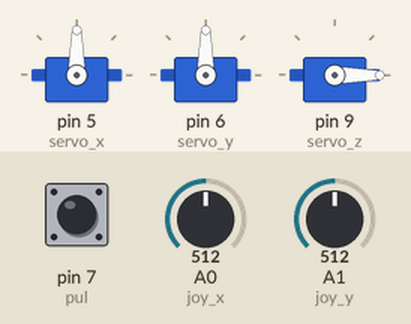
Simulated run of this sketch. Board: Arduino Uno, built with avr-gcc and run on an emulated ATmega328P. Shown: 3 × servo. The test bench sets the inputs (shaded band); at power-on: A0 (joy_x) = 512, A1 (joy_y) = 512, pin 7 (pul) HIGH.

Above: at 1.2 s.
1.3 s: A0 (joy_x) set to 716
At 2.5 s:
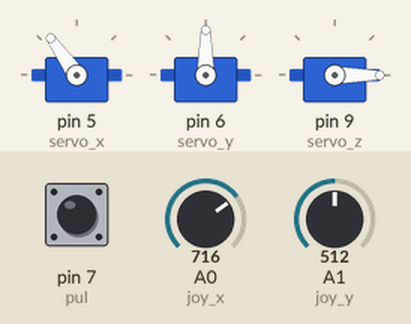
2.8 s: A1 (joy_y) set to 716
At 3.6 s:
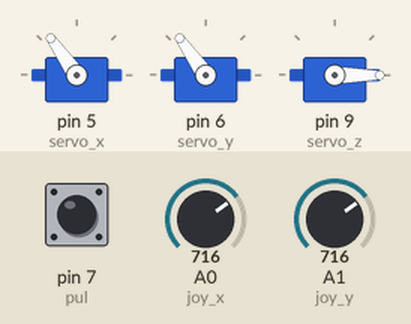
4.3 s: pin 7 (pul) pulled LOW for 0.15 s
At 4.38 s:
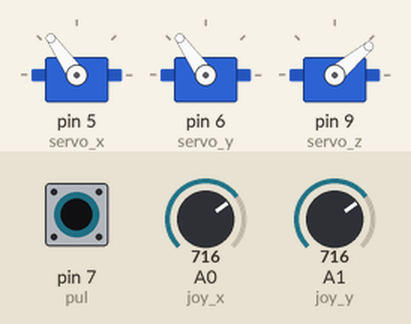
5.9 s: A0 (joy_x) set to 900
At 7.0 s:
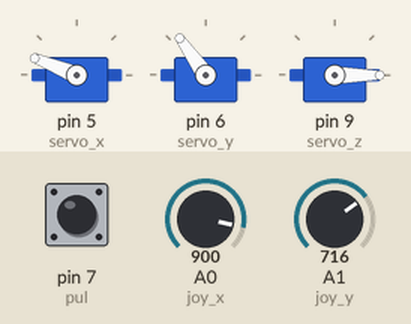
7.4 s: A1 (joy_y) set to 900
At 8.4 s:
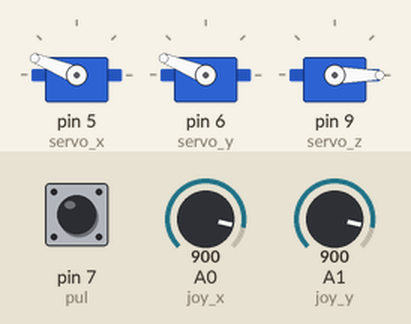
8.9 s: pin 7 (pul) pulled LOW for 1 s
At 9.4 s:
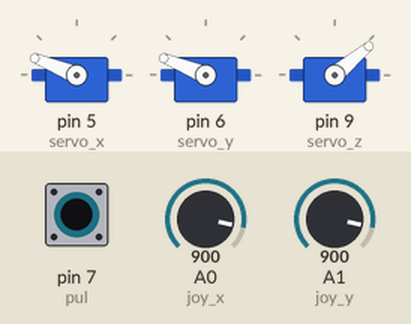
Timing chart, 0 to 11.9 s (numbered marks = the images above; inputs shaded):
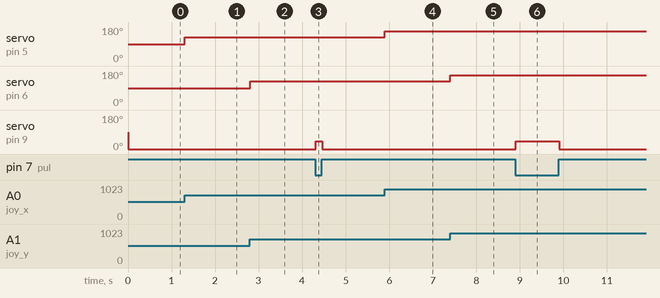

Measured:
- after the input at 1.3 s, servo on pin 5 (servo_x): 90° → 125° at once
- after the input at 2.8 s, servo on pin 6 (servo_y): 90° → 125° at once
- after the input at 4.3 s, servo on pin 9 (servo_z): 0° → 40° at once, → 0° 0.15 s later
- after the input at 5.9 s, servo on pin 5 (servo_x): 125° → 158° at once
- after the input at 7.4 s, servo on pin 6 (servo_y): 125° → 158° at once
- after the input at 8.9 s, servo on pin 9 (servo_z): 0° → 40° at once, → 0° 1.0 s later

The sketch:

Brazo_robotico_con_joystick_super_TOOLS_LP.ino
```cpp
//Super TOOLS LP//

#include<Servo.h>
Servo servo_x;
Servo servo_y;
Servo servo_z;

int pul = 7;

int joy_x = A0;
int joy_y = A1;
int x;
int y;

void setup ()
{
  Serial.begin(9600);
  servo_x.attach(5);
  servo_y.attach(6);
  servo_z.attach(9);
  pinMode(pul, INPUT_PULLUP);

}
void loop()
{
  int lector_x = analogRead(joy_x); /////////para el servo base
  x = map(lector_x, 0, 1023, 0, 180);
  servo_x.write(x);
  delay(10);

  int lector_y = analogRead(joy_y); //////// para el servo que sube y baja
  y = map(lector_y, 0, 1023, 0, 180);
  servo_y.write(y);

  if(digitalRead(pul) == HIGH) ///////////// para el servo que agarra
  {
    servo_z.write(0);
  }
  else
  {
    servo_z.write(40);
  }
}
```
